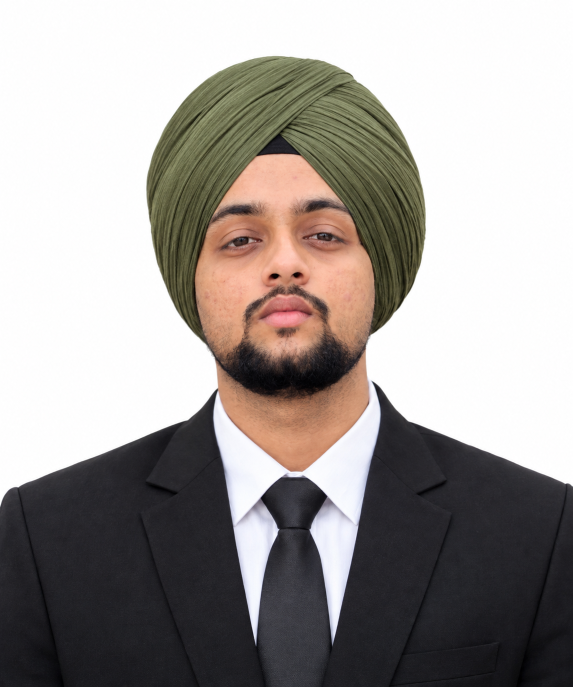
#> input picture dist/assets/MY.png, 1145 x 1374 px, found by its file name (shown at 1/2 size)
$ python personalize-particles.py
#> lines starting #> are read from the running program, lines starting #| are printed output that depends on the picture; after the words box and inside, x2 and y2 are one past the last pixel; in counts of white or black regions, pixels touching at a corner belong together
"""
Generate a COMPLETE, ACCURATE India map particle binary (india.bin) that includes
all territories as per India's official political map (Survey of India):
- Jammu & Kashmir (including PoK / Azad Kashmir / Gilgit-Baltistan)
- Ladakh (including Aksai Chin)
- Lakshadweep, Andaman & Nicobar Islands

Data source: docs/research/official_india.geojson (Survey of India boundary standard)
"""
from PIL import Image, ImageDraw
import json, random, struct, math
from pathlib import Path

random.seed(8696)
N = 44000

# ── Portrait generation (unchanged) ──────────────────────────────────
im = Image.open('public/assets/MY.png').convert('RGB')
#> im is the input picture: PIL image 1145x1374 RGB; mean R, G, B 161.2, 155.7, 152.5
w, h = im.size
#> w = 1145; h = 1374
background = Image.new("L", (w, h))
#> background: PIL image 1145x1374 L; every value is 0
background.putdata([255 if min(p) > 220 else 0 for p in im.getdata()])
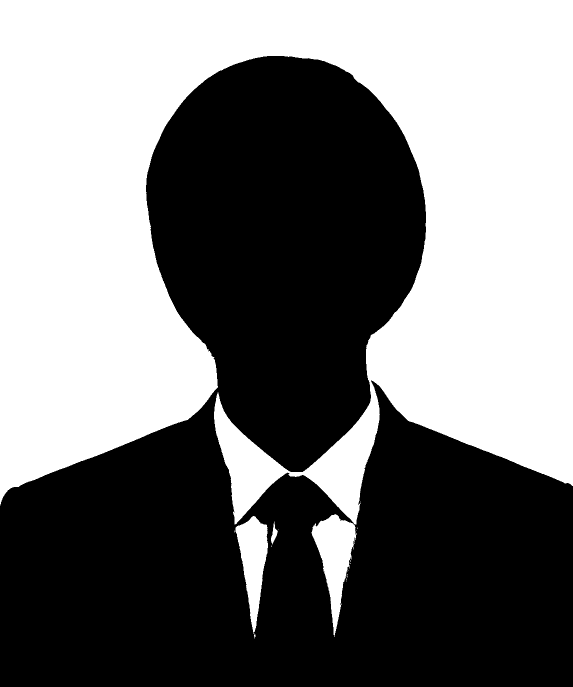
#> background: PIL image 1145x1374 L (shown at 1/2 size); 47.3% white; 19 white regions (15 under 20 px), largest, box (x1, y1, x2, y2) and area: (0, 0, 1145, 1049) 725150, (623, 1028, 713, 1274) 9939, (471, 1032, 536, 1277) 8045, (542, 1043, 556, 1089) 268
ImageDraw.floodfill(background, (0, 0), 128)
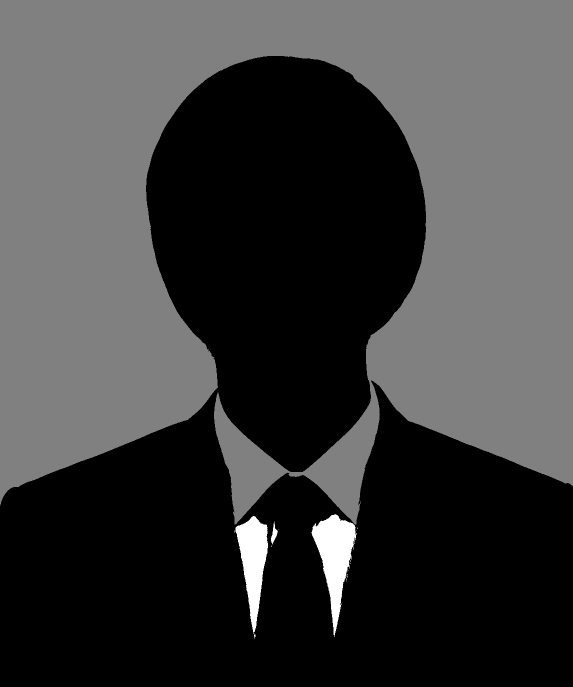
#> background: PIL image 1145x1374 L (shown at 1/2 size); min 0, max 255, mean 62
ImageDraw.floodfill(background, (w-1, 0), 128)
pts = []
while len(pts) < N:
    x = random.randrange(w); y = random.randrange(h)
    r, g, b = im.getpixel((x, y))
    if background.getpixel((x, y)) == 128:
        continue
    lum = (.2126*r + .7152*g + .0722*b) / 255
    px = (x/w - .5) * 1.65
    py = (.5 - y/h) * 1.98
    z = .12 * math.exp(-((px/.48)**2 + ((py-.28)/.65)**2)) + .06*lum
    pts.append((px, py, z, round(255*(.2 + .8*lum))))
#> this loop made 81086 passes
#> (r, g, b) on passes 1 to 3: (254, 254, 254), (254, 253, 254), (255, 254, 254)
#> after the loop, pts = 44000 items

def save(name, ps):
#> called with name = 'public/portrait.bin'
    scale = max(abs(v) for p in ps for v in p[:3]) / 32760
#> scale = 3.02e-05
    out = bytearray(struct.pack('<4sIf', b'PPT1', len(ps), scale))
    for x, y, z, l in ps:
        out.extend(struct.pack('<hhhBB', round(x/scale), round(y/scale), round(z/scale), l, 0))
#> this loop made 44000 passes
#> (x, y, z, l) on passes 1 to 3: (0.443, -0.337, 0.0285, 77), (-0.125, 0.122, 0.149, 198), (-0.0843, -0.471, 0.0632, 162)
    Path(name).write_bytes(out)

save('public/portrait.bin', pts)

# ── Complete Official India map with full PoK, Ladakh, Aksai Chin ───
#> (the run stopped early here; a loop or call above may not have finished)
